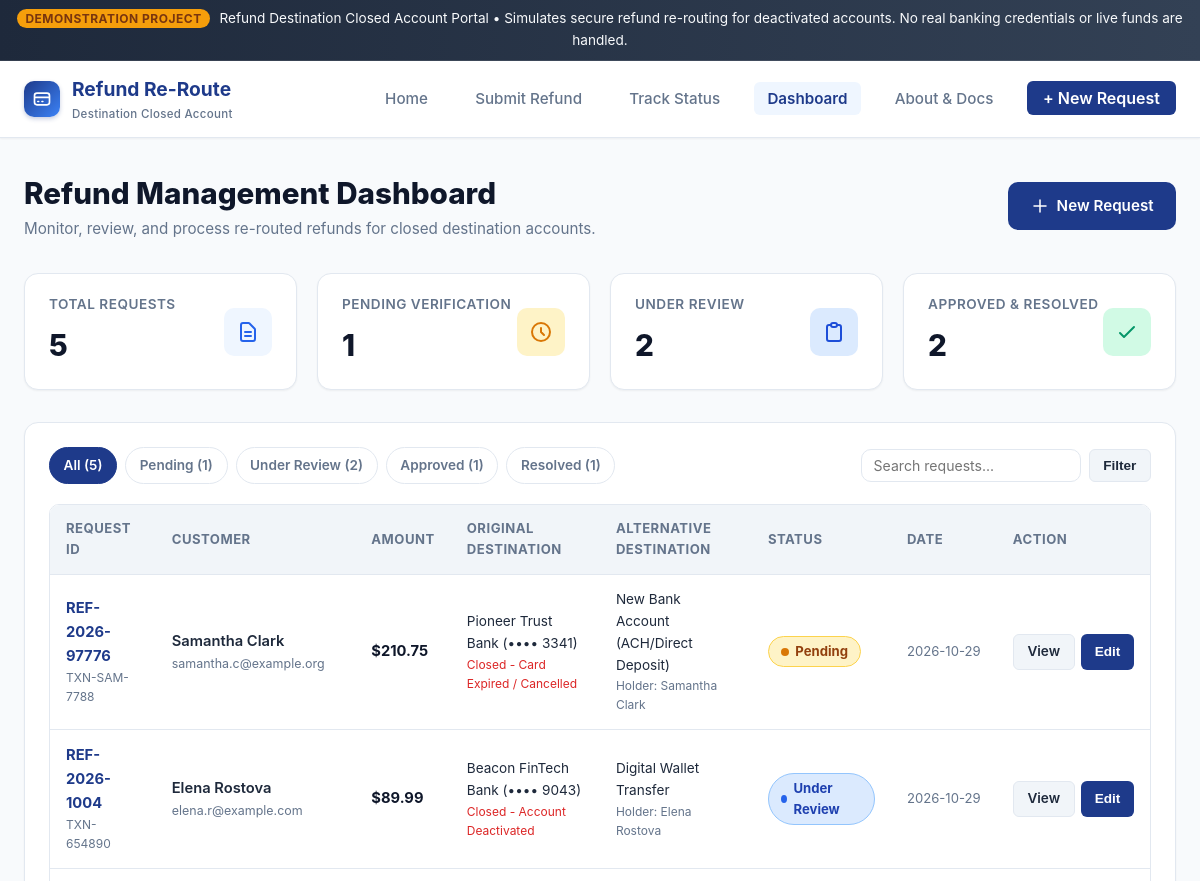
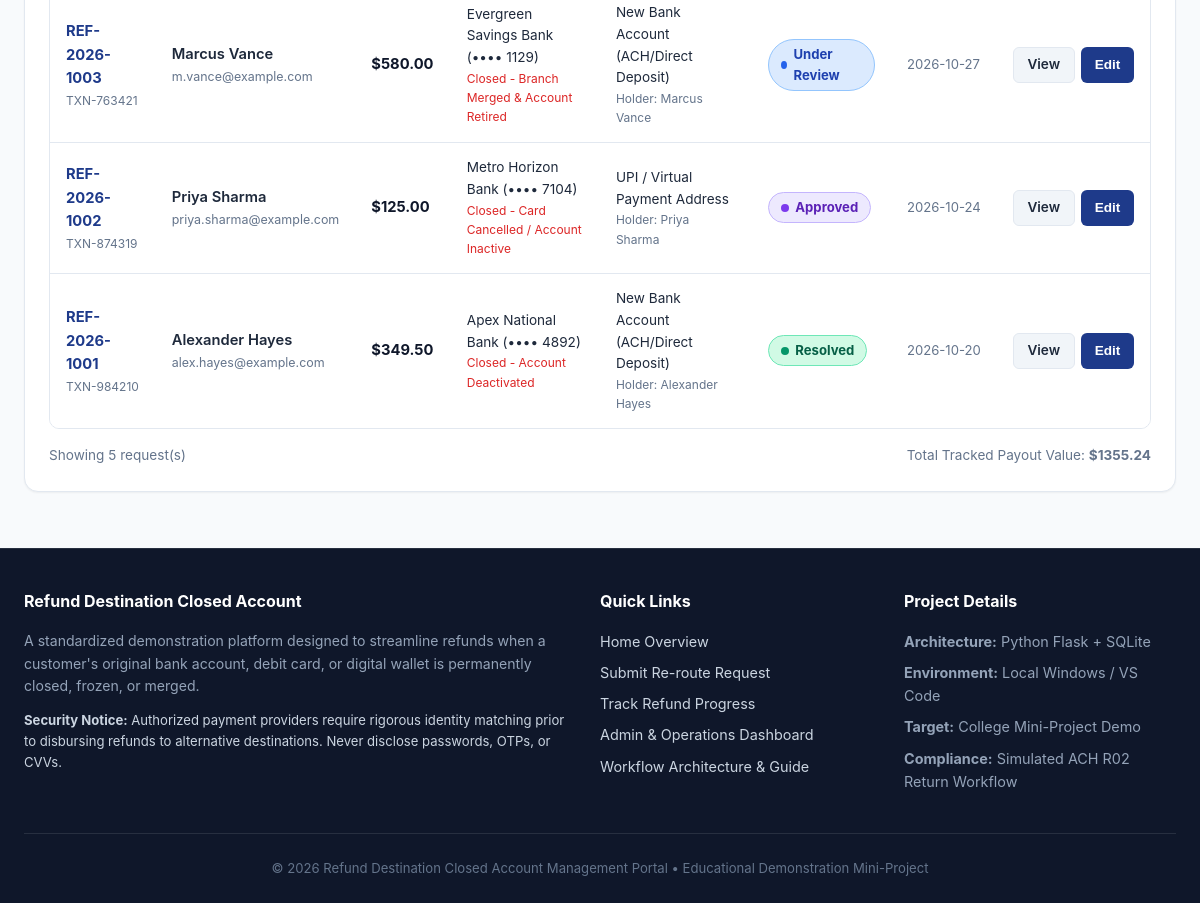
/dashboard, run on the app's committed database (2 pictures, top to bottom).
### tables this page shows
CREATE TABLE refund_requests (
            id INTEGER PRIMARY KEY AUTOINCREMENT,
            request_id TEXT UNIQUE NOT NULL,
            customer_name TEXT NOT NULL,
            email TEXT NOT NULL,
            phone TEXT,
            transaction_id TEXT NOT NULL,
            refund_amount REAL NOT NULL,
            currency TEXT NOT NULL DEFAULT '$',
            original_method TEXT NOT NULL,
            original_bank_name TEXT NOT NULL,
            original_account_last4 TEXT NOT NULL,
            account_status TEXT NOT NULL,
            closed_account_notes TEXT,
            alt_method TEXT NOT NULL,
            alt_holder_name TEXT NOT NULL,
            alt_details TEXT NOT NULL,
            alt_bank_or_provider TEXT,
            status TEXT NOT NULL DEFAULT 'Pending',
            admin_notes TEXT,
            created_at TEXT NOT NULL,
            updated_at TEXT NOT NULL
        );

### app.py (the view)
@app.route("/dashboard")
def dashboard():
    status_filter = request.args.get("status", "all").strip()
    search_query = request.args.get("search", "").strip()
    stats = database.get_dashboard_stats()
    requests_list = database.get_all_refunds(status_filter=status_filter, search_query=search_query)
    return render_template(
        "dashboard.html",
        stats=stats,
        requests=requests_list,
        current_status=status_filter,
        search_query=search_query
    )

### database.py (called while the page is built)
def get_db_path():
    base_dir = os.path.dirname(os.path.abspath(__file__))
    return os.path.join(base_dir, DATABASE_NAME)

def get_db_connection():
    conn = sqlite3.connect(get_db_path())
    conn.row_factory = sqlite3.Row
    return conn

def get_all_refunds(status_filter=None, search_query=None):
    conn = get_db_connection()
    cursor = conn.cursor()
    query = "SELECT * FROM refund_requests WHERE 1=1"
    params = []
    if status_filter and status_filter.lower() != "all":
        query += " AND status = ?"
        params.append(status_filter)
    if search_query:
        search = f"%{search_query.strip()}%"
        query += " AND (request_id LIKE ? OR customer_name LIKE ? OR transaction_id LIKE ? OR email LIKE ?)"
        params.extend([search, search, search, search])
    query += " ORDER BY id DESC"
    cursor.execute(query, params)
    rows = cursor.fetchall()
    conn.close()
    return rows

def get_dashboard_stats():
    conn = get_db_connection()
    cursor = conn.cursor()
    cursor.execute("""
        SELECT
            COUNT(*) AS total_count,
            SUM(CASE WHEN status = 'Pending' THEN 1 ELSE 0 END) AS pending_count,
            SUM(CASE WHEN status = 'Under Review' THEN 1 ELSE 0 END) AS review_count,
            SUM(CASE WHEN status = 'Approved' THEN 1 ELSE 0 END) AS approved_count,
            SUM(CASE WHEN status = 'Resolved' THEN 1 ELSE 0 END) AS resolved_count,
            COALESCE(SUM(refund_amount), 0) AS total_amount,
            COALESCE(SUM(CASE WHEN status = 'Resolved' THEN refund_amount ELSE 0 END), 0) AS resolved_amount
        FROM refund_requests
    """)
    stats = dict(cursor.fetchone())
    conn.close()
    return stats

### templates/dashboard.html (shortened to what this page needs)
{% extends "base.html" %}
{% block content %}
<div>
  <div style="display: flex; flex-wrap: wrap; justify-content: space-between; align-items: center; gap: 1rem; margin-bottom: 2rem;">
    <div>
      <h1 style="font-size: 1.85rem; font-weight: 800; color: var(--secondary);">
        Refund Management Dashboard
      </h1>
      <p style="color: var(--text-muted); font-size: 0.95rem;">
        Monitor, review, and process re-routed refunds for closed destination accounts.
      </p>
    </div>
    <div>
      <a href="{{ url_for('submit_refund') }}" class="btn btn-primary">
        <svg width="18" height="18" fill="none" stroke="currentColor" viewBox="0 0 24 24">
          <path stroke-linecap="round" stroke-linejoin="round" stroke-width="2" d="M12 4v16m8-8H4" />
        </svg>
        New Request
      </a>
    </div>
  </div>
  <div class="grid-4" style="margin-bottom: 2rem;">
    <div class="stat-card">
      <div class="stat-info">
        <div class="stat-label">Total Requests</div>
        <div class="stat-value">{{ stats.total_count }}</div>
      </div>
      <div class="stat-icon total">
        <svg width="24" height="24" fill="none" stroke="currentColor" viewBox="0 0 24 24">
          <path stroke-linecap="round" stroke-linejoin="round" stroke-width="2" d="M9 12h6m-6 4h6m2 5H7a2 2 0 01-2-2V5a2 2 0 012-2h5.586a1 1 0 01.707.293l5.414 5.414a1 1 0 01.293.707V19a2 2 0 01-2 2z" />
        </svg>
      </div>
    </div>
    <div class="stat-card">
      <div class="stat-info">
        <div class="stat-label">Pending Verification</div>
        <div class="stat-value">{{ stats.pending_count }}</div>
      </div>
      <div class="stat-icon pending">
        <svg width="24" height="24" fill="none" stroke="currentColor" viewBox="0 0 24 24">
          <path stroke-linecap="round" stroke-linejoin="round" stroke-width="2" d="M12 8v4l3 3m6-3a9 9 0 11-18 0 9 9 0 0118 0z" />
        </svg>
      </div>
    </div>
    <div class="stat-card">
      <div class="stat-info">
        <div class="stat-label">Under Review</div>
        <div class="stat-value">{{ stats.review_count }}</div>
      </div>
      <div class="stat-icon review">
        <svg width="24" height="24" fill="none" stroke="currentColor" viewBox="0 0 24 24">
          <path stroke-linecap="round" stroke-linejoin="round" stroke-width="2" d="M9 5H7a2 2 0 00-2 2v12a2 2 0 002 2h10a2 2 0 002-2V7a2 2 0 00-2-2h-2M9 5a2 2 0 002 2h2a2 2 0 002-2M9 5a2 2 0 012-2h2a2 2 0 012 2" />
        </svg>
      </div>
    </div>
    <div class="stat-card">
      <div class="stat-info">
        <div class="stat-label">Approved &amp; Resolved</div>
        <div class="stat-value">{{ stats.approved_count + stats.resolved_count }}</div>
      </div>
      <div class="stat-icon resolved">
        <svg width="24" height="24" fill="none" stroke="currentColor" viewBox="0 0 24 24">
          <path stroke-linecap="round" stroke-linejoin="round" stroke-width="2" d="M5 13l4 4L19 7" />
        </svg>
      </div>
    </div>
  </div>
  <div class="card">
    <div class="filter-bar">
      <div class="filter-pills">
        <a href="{{ url_for('dashboard', status='all', search=search_query) }}"
           class="filter-pill {% if current_status == 'all' or not current_status %}active{% endif %}">
          All ({{ stats.total_count }})
        </a>
        <a href="{{ url_for('dashboard', status='Pending', search=search_query) }}"
           class="filter-pill {% if current_status == 'Pending' %}active{% endif %}">
          Pending ({{ stats.pending_count }})
        </a>
        <a href="{{ url_for('dashboard', status='Under Review', search=search_query) }}"
           class="filter-pill {% if current_status == 'Under Review' %}active{% endif %}">
          Under Review ({{ stats.review_count }})
        </a>
        <a href="{{ url_for('dashboard', status='Approved', search=search_query) }}"
           class="filter-pill {% if current_status == 'Approved' %}active{% endif %}">
          Approved ({{ stats.approved_count }})
        </a>
        <a href="{{ url_for('dashboard', status='Resolved', search=search_query) }}"
           class="filter-pill {% if current_status == 'Resolved' %}active{% endif %}">
          Resolved ({{ stats.resolved_count }})
        </a>
      </div>
      <form method="GET" action="{{ url_for('dashboard') }}" style="display: flex; gap: 0.5rem;">
        <input type="text" name="search" class="form-control" style="width: 220px; padding: 0.45rem 0.75rem; font-size: 0.88rem;"
               placeholder="Search requests..." value="{{ search_query }}">
        <button type="submit" class="btn btn-secondary btn-sm">Filter</button>
      </form>
    </div>
    <div class="table-responsive">
      <table class="data-table">
        <thead>
          <tr>
            <th>Request ID</th>
            <th>Customer</th>
            <th>Amount</th>
            <th>Original Destination</th>
            <th>Alternative Destination</th>
            <th>Status</th>
            <th>Date</th>
            <th>Action</th>
          </tr>
        </thead>
        <tbody>
          {% if requests %}
            {% for req in requests %}
              {% set status_class = 'pending' %}
              {% if req.status == 'Under Review' %}
                {% set status_class = 'under-review' %}
              {% elif req.status == 'Approved' %}
                {% set status_class = 'approved' %}
              {% elif req.status == 'Resolved' %}
                {% set status_class = 'resolved' %}
              {% endif %}
              <tr>
                <td>
                  <a href="{{ url_for('view_status', request_id=req.request_id) }}" style="font-weight: 700;">
                    {{ req.request_id }}
                  </a>
                  <div style="font-size: 0.75rem; color: var(--text-muted);">{{ req.transaction_id }}</div>
                </td>
                <td>
                  <div style="font-weight: 600;">{{ req.customer_name }}</div>
                  <div style="font-size: 0.78rem; color: var(--text-muted);">{{ req.email }}</div>
                </td>
                <td style="font-weight: 700; color: var(--secondary);">
                  {{ req.currency }}{{ "%.2f"|format(req.refund_amount) }}
                </td>
                <td>
                  <div style="font-size: 0.85rem;">{{ req.original_bank_name }} (&bull;&bull;&bull;&bull; {{ req.original_account_last4 }})</div>
                  <div style="font-size: 0.75rem; color: #dc2626;">{{ req.account_status }}</div>
                </td>
                <td>
                  <div style="font-size: 0.85rem;">{{ req.alt_method }}</div>
                  <div style="font-size: 0.75rem; color: var(--text-muted);">Holder: {{ req.alt_holder_name }}</div>
                </td>
                <td>
                  <span class="badge-status badge-{{ status_class }}">
                    <span class="dot-indicator"></span>
                    {{ req.status }}
                  </span>
                </td>
                <td style="font-size: 0.82rem; color: var(--text-muted); white-space: nowrap;">
                  {{ req.created_at[:10] }}
                </td>
                <td>
                  <div style="display: flex; gap: 0.4rem;">
                    <a href="{{ url_for('view_status', request_id=req.request_id) }}" class="btn btn-secondary btn-sm" title="View details">
                      View
                    </a>
                    <button type="button" class="btn btn-primary btn-sm"
                            onclick="openStatusModal('{{ req.request_id }}', '{{ req.status }}', `{{ req.admin_notes | replace('`', '') }}`)"
                            title="Update Status">
                      Edit
                    </button>
                  </div>
                </td>
              </tr>
            {% endfor %}
          {% else %}
            <tr>
              <td colspan="8" style="text-align: center; padding: 2.5rem; color: var(--text-muted);">
                No refund requests found matching the selected filter.
              </td>
            </tr>
          {% endif %}
        </tbody>
      </table>
    </div>
    <div style="padding-top: 1rem; font-size: 0.85rem; color: var(--text-muted); display: flex; justify-content: space-between; align-items: center;">
      <span>Showing {{ requests|length }} request(s)</span>
      <span>Total Tracked Payout Value: <strong>${{ "%.2f"|format(stats.total_amount) }}</strong></span>
    </div>
  </div>
</div>
{% endblock %}

### templates/base.html (shortened to what this page needs)
<!DOCTYPE html>
<html lang="en">
<head>
  <link rel="stylesheet" href="{{ url_for('static', filename='css/style.css') }}">
</head>
<body>
  <aside class="demo-banner">
    <span class="badge">Demonstration Project</span>
    Refund Destination Closed Account Portal &bull; Simulates secure refund re-routing for deactivated accounts. No real banking credentials or live funds are handled.
  </aside>
  <header class="header">
    <div class="nav-container">
      <a href="{{ url_for('index') }}" class="brand">
        <div class="brand-icon">
          <svg width="20" height="20" fill="none" stroke="currentColor" viewBox="0 0 24 24">
            <path stroke-linecap="round" stroke-linejoin="round" stroke-width="2" d="M3 10h18M7 15h1m4 0h1m-7 4h12a3 3 0 003-3V8a3 3 0 00-3-3H6a3 3 0 00-3 3v8a3 3 0 003 3z" />
          </svg>
        </div>
        <div class="brand-text">
          Refund Re-Route
          <small>Destination Closed Account</small>
        </div>
      </a>
      <nav>
        <ul class="nav-menu" id="navMenu">
          <li>
            <a href="{{ url_for('index') }}" class="nav-link {% if request.endpoint == 'index' %}active{% endif %}">
              Home
            </a>
          </li>
          <li>
            <a href="{{ url_for('submit_refund') }}" class="nav-link {% if request.endpoint == 'submit_refund' %}active{% endif %}">
              Submit Refund
            </a>
          </li>
          <li>
            <a href="{{ url_for('track') }}" class="nav-link {% if request.endpoint in ['track', 'view_status'] %}active{% endif %}">
              Track Status
            </a>
          </li>
          <li>
            <a href="{{ url_for('dashboard') }}" class="nav-link {% if request.endpoint == 'dashboard' %}active{% endif %}">
              Dashboard
            </a>
          </li>
          <li>
            <a href="{{ url_for('about') }}" class="nav-link {% if request.endpoint == 'about' %}active{% endif %}">
              About &amp; Docs
            </a>
          </li>
          <li>
            <a href="{{ url_for('submit_refund') }}" class="nav-cta">
              + New Request
            </a>
          </li>
        </ul>
      </nav>
    </div>
  </header>
  <main class="main-content">
    {% block content %}{% endblock %}
  </main>
  <footer class="footer">
    <div class="footer-container">
      <div class="footer-col">
        <h4>Refund Destination Closed Account</h4>
        <p>
          A standardized demonstration platform designed to streamline refunds when a customer's original
          bank account, debit card, or digital wallet is permanently closed, frozen, or merged.
        </p>
        <p style="margin-top: 0.75rem; font-size: 0.82rem; color: #cbd5e1;">
          <strong>Security Notice:</strong> Authorized payment providers require rigorous identity matching
          prior to disbursing refunds to alternative destinations. Never disclose passwords, OTPs, or CVVs.
        </p>
      </div>
      <div class="footer-col">
        <h4>Quick Links</h4>
        <ul class="footer-links">
          <li><a href="{{ url_for('index') }}">Home Overview</a></li>
          <li><a href="{{ url_for('submit_refund') }}">Submit Re-route Request</a></li>
          <li><a href="{{ url_for('track') }}">Track Refund Progress</a></li>
          <li><a href="{{ url_for('dashboard') }}">Admin &amp; Operations Dashboard</a></li>
          <li><a href="{{ url_for('about') }}">Workflow Architecture &amp; Guide</a></li>
        </ul>
      </div>
      <div class="footer-col">
        <h4>Project Details</h4>
        <ul class="footer-links">
          <li><strong>Architecture:</strong> Python Flask + SQLite</li>
          <li><strong>Environment:</strong> Local Windows / VS Code</li>
          <li><strong>Target:</strong> College Mini-Project Demo</li>
          <li><strong>Compliance:</strong> Simulated ACH R02 Return Workflow</li>
        </ul>
      </div>
    </div>
    <div class="footer-bottom">
      &copy; 2026 Refund Destination Closed Account Management Portal &bull; Educational Demonstration Mini-Project
    </div>
  </footer>
</body>
</html>

### data on the page
refund_requests: request_id "REF-2026-97776", transaction_id "TXN-SAM-7788", customer_name "Samantha Clark", email "samantha.c@example.org", currency "$", refund_amount "210.75", original_bank_name "Pioneer Trust Bank", original_account_last4 "3341", account_status "Closed - Card Expired / Cancelled", alt_method "New Bank Account (ACH/Direct Deposit)", alt_holder_name "Samantha Clark", status "Pending", created_at "2026-10-29"
refund_requests: request_id "REF-2026-1004", transaction_id "TXN-654890", customer_name "Elena Rostova", email "elena.r@example.com", currency "$", refund_amount "89.99", original_bank_name "Beacon FinTech Bank", original_account_last4 "9043", account_status "Closed - Account Deactivated", alt_method "Digital Wallet Transfer", alt_holder_name "Elena Rostova", status "Under Review", created_at "2026-10-29"
refund_requests: request_id "REF-2026-1003", transaction_id "TXN-763421", customer_name "Marcus Vance", email "m.vance@example.com", currency "$", refund_amount "580.00", original_bank_name "Evergreen Savings Bank", original_account_last4 "1129", account_status "Closed - Branch Merged & Account Retired", alt_method "New Bank Account (ACH/Direct Deposit)", alt_holder_name "Marcus Vance", status "Under Review", created_at "2026-10-27"
refund_requests: request_id "REF-2026-1002", transaction_id "TXN-874319", customer_name "Priya Sharma", email "priya.sharma@example.com", currency "$", refund_amount "125.00", original_bank_name "Metro Horizon Bank", original_account_last4 "7104", account_status "Closed - Card Cancelled / Account Inactive", alt_method "UPI / Virtual Payment Address", alt_holder_name "Priya Sharma", status "Approved", created_at "2026-10-24"
refund_requests: request_id "REF-2026-1001", transaction_id "TXN-984210", customer_name "Alexander Hayes", email "alex.hayes@example.com", currency "$", refund_amount "349.50", original_bank_name "Apex National Bank", original_account_last4 "4892", account_status "Closed - Account Deactivated", alt_method "New Bank Account (ACH/Direct Deposit)", alt_holder_name "Alexander Hayes", status "Resolved", created_at "2026-10-20"

### other printed values
{{ stats.total_count }} "5"
{{ stats.pending_count }} "1"
{{ stats.review_count }} "2"
{{ stats.approved_count + stats.resolved_count }} "2"
{{ stats.approved_count }} "1"
{{ stats.resolved_count }} "1"
{{ requests|length }} "5"
{{ "%.2f"|format(stats.total_amount) }} "1355.24"
